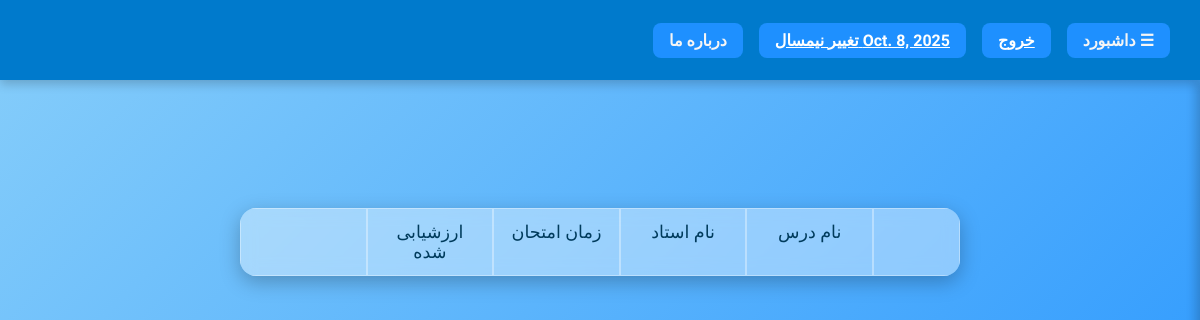
/review/teachers_to_review (signed in), run on an earlier commit of the app's database.
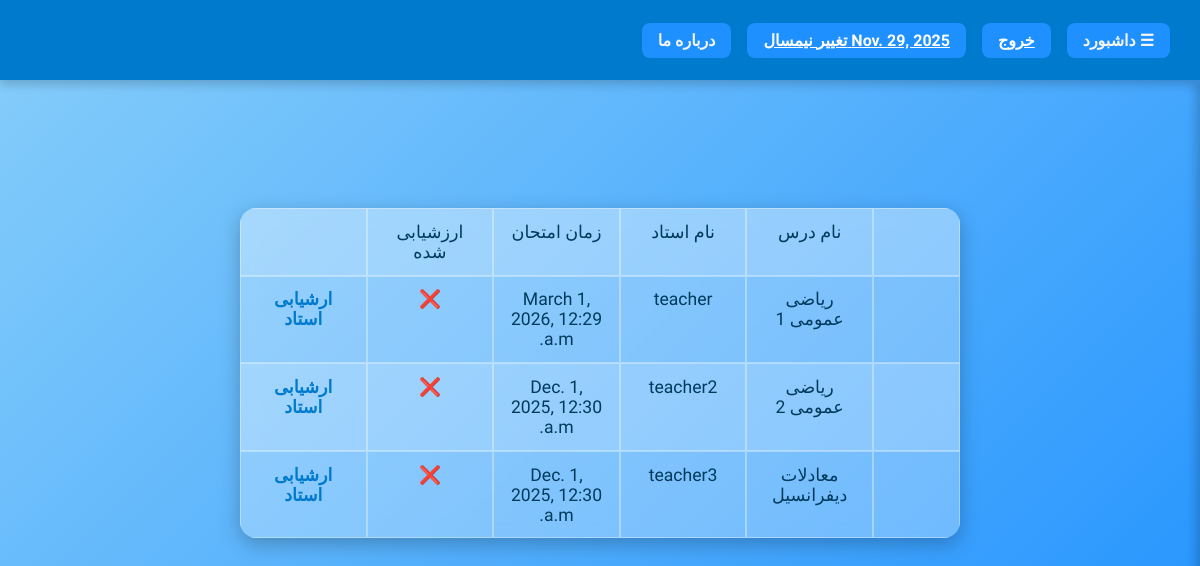
And on a later commit of the database.
### semester_module/models.py (models this page shows, shortened)
class Current_Semester(models.Model):
    semester=models.ForeignKey('Semester',on_delete=models.CASCADE,null=False,blank=False)

class Semester(models.Model):
    start_date=models.DateField(verbose_name='زمان شروع ترم')
    end_date=models.DateField(verbose_name='زمان پایان ترم')
    sem_types=(('تابستان','تابستان'),('عادی','عادی'))
    semester_type=models.CharField(max_length=30,choices=sem_types,default='عادی',verbose_name='نوع ترم')
    status_choices=(('شروع نشده','شروع نشده'),('انتخاب واحد','انتخاب واحد'),('جاری','جاری'),('امتحان','امتحان'),('بسته','بسته'))
    semester_status=models.CharField(verbose_name='وضعیت ترم',choices=status_choices,max_length=40,default='شروع نشده')

### course_module/models.py (models this page shows, shortened)
class Course(models.Model):
    teacher=models.ForeignKey(User,on_delete=models.CASCADE,null=False,blank=False,related_name='teacher_courses',db_index=True,verbose_name='استاد درس')
    students=models.ManyToManyField(User,related_name='attending_courses',db_index=True,verbose_name='دانشجویان درس',blank=True)
    credits=models.PositiveIntegerField(verbose_name='تعداد واحد درسی',validators=[MinValueValidator(1)])
    title=models.CharField(max_length=200,verbose_name='عنوان درس')
    course_types=(('نظری','نظری'),('آزمایشگاه','آزمایشگاه'),('عملی','عملی'),('کارگاه','کارگاه'),('پروژه','پروژه'),('پایان نامه','پایان نامه'),('رساله','رساله'))
    course_type=models.CharField(max_length=50,verbose_name='نوع درس',default='نظری')
    department_choices = (
    ('مهندسی', 'مهندسی'), ('علوم پایه', 'علوم پایه'), ('علوم انسانی', 'علوم انسانی'), ('علوم پزشکی', 'علوم پزشکی'),
    ('هنر', 'هنر'), ('تربیت بدنی', 'تربیت بدنی'))
    department = models.CharField(max_length=30, verbose_name='دانشکده محل برگزاری', choices=department_choices,
                                  null=False, blank=False,
                                  error_messages={'null': 'این فیلد باید مشخص شود'})
    area_code = models.CharField(max_length=20, verbose_name='کد محل برگزاری کلاس', null=False, blank=False,
                                 error_messages={'null': 'این فیلد باید مشخص شود'})
    degree_choices = (('کارشناسی پیوسته', 'کارشناسی پیوسته'), ('کارشناسی ناپیوسته', 'کارشناسی ناپیوسته'),
                      ('کاردانی پیوسته', 'کاردانی پیوسته')
                      , ('کاردانی ناپیوسته', 'کاردانی ناپیوسته'), ('کارشناسی ارشد ناپیوسته', 'کارشناسی ارشد ناپیوسته'),
                      ('دکتری حرفه ای', 'دکتری حرفه ای')
                      , ('دکتری مستقیم', 'دکتری مستقیم'), ('کارشناسی ارشد پیوسته', 'کارشناسی ارشد پیوسته'))
    for_degrees=models.CharField(max_length=30,verbose_name='این درس برای کدام مقطع تحصیلی می باشد',choices=degree_choices,default='کارشناسی پیوسته')
    capacity=models.IntegerField(verbose_name='ظرفیت کلاس')
    semester=models.ForeignKey(Semester,on_delete=models.CASCADE,null=False,blank=False,related_name='semester_courses',db_index=True,verbose_name='ترم تحصیلی مربوطه')
    class_times=models.ManyToManyField(Class_Times,related_name='classes',blank=True,verbose_name='زمان های برگزاری کلاس')
    requirements=models.ManyToManyField('Course',verbose_name='پیش نیاز ها',blank=True)
    exam_time=models.DateTimeField(verbose_name='زمان امتحان',null=True,blank=True)
    changes_history=models.JSONField(verbose_name='تاریخچه تغییرات درس',null=True,blank=True)

### user_module/models.py (models this page shows, shortened)
class User(AbstractUser):
    phone_number = models.CharField(max_length=11, verbose_name='شماره تلفن', validators=[phone_validator],
                                    null=False, blank=False,
                                    error_messages={'null': 'شماره تلفن کاربر باید وارد شود'})
    national_number = models.CharField(max_length=10, verbose_name='شماره ملی کاربر (ضروری)', null=False, blank=False,
                                       error_messages={'null': 'شماره ملی کاربر باید وارد شود','unique':'کاربری با این شماره ملی قبلا ثبت نام کرده است'},
                                       unique=True,validators=[nat_number_validator])
    date_joined = models.DateField(auto_now_add=True, verbose_name='زمان ساخت حساب کاربری')
    u_types=(('دانشجو','دانشجو'),('استاد','استاد'),('کارمند یا کارشناس','کارمند یا کارشناس'))
    user_type=models.CharField(choices=u_types,max_length=20,verbose_name='نوع کاربر',default='دانشجو',null=False,blank=False,error_messages={'null':'نوع کاربر باید مشخص باشد'})

### review_module/views.py (the view)
# urls.py: path('teachers_to_review',Teachers_To_Review.as_view(),name='teachers_to_review'),
class Teachers_To_Review(ListView):
    template_name = 'Teachers_To_Review.html'
    model=Course
    context_object_name = 'courses'
    ordering = '-exam_time'
    def get_queryset(self):
        sem=self.request.session.get('semester') or Current_Semester.objects.first().semester.id
        q=Review_Session.objects.filter(semester_id=sem,teacher=OuterRef('teacher_id'),student_id=self.request.user.id,session_closed=True)
        query=super().get_queryset().filter(semester_id=sem,students=self.request.user).select_related('teacher').annotate(is_closed=Exists(q))
        return query

### polls/templatetags/polls_extra.py (called while the page is built)
@register.filter
def get_current_semester(request):
    sem=request.session.get('semester')
    sem=Semester.objects.get(id=sem).start_date if sem!=None else Current_Semester.objects.first().semester.start_date
    return sem

### review_module/templates/Teachers_To_Review.html (shortened to what this page needs)
{% extends 'Base_Layout.html' %}
{% block main_content %}
<table id="evaluation_table">
<tr>
    <td></td>
    <td>ارزشیابی شده</td>
    <td>زمان امتحان</td>
    <td>نام استاد</td>
    <td>نام درس</td>
    <td></td>
</tr>
{% for course in courses %}
<tr>
    <td><a href="{% url 'load_review' course.teacher.id %}">ارشیابی استاد</a></td>
    <td>{% if course.is_closed %} ✅  {% else %} ❌ {% endif %}</td>
    <td>{{ course.exam_time }}</td>
    <td>{{ course.teacher.username }}</td>
    <td>{{ course.title }}</td>
    <td></td>
</tr>
{% endfor %}
</table>
{% endblock %}

### templates/Base_Layout.html (shortened to what this page needs)
{% load polls_extra %}
<!DOCTYPE html>
<html lang="fa">
<head>
</head>
<body>
<section id="head">
    <div class="rows">
        <div class="clickable" onclick="toggleSidebar()">☰ داشبورد</div>
        <div class="clickable"><a href="#" style="color:white">خروج</a></div>
        <div class="clickable">
            <a href="{% url 'change_semester' %}" style="color:white">
                {{ request|get_current_semester }} تغییر نیمسال
            </a>
        </div>
        <div class="clickable">درباره ما</div>
    </div>
</section>
<section id="main">
    {% block main_content %}
    {% endblock %}
</section>
</body>
</html>

### templates/Base_Layout.html (style rules this page uses)
* { margin:0; padding:0; box-sizing:border-box; }
body { font-family:'Vazirmatn', sans-serif; background: linear-gradient(135deg,#87cefa,#1e90ff); display:flex; flex-direction:column; min-height: 100vh; height: auto; direction: rtl; }
#head { position: fixed; top:0; left:0; width:100%; height:10vh; background-color:#007acc; color:white; display:flex; flex-direction:column; justify-content:center; align-items:center; box-shadow:0 4px 10px rgba(0,0,0,0.2); z-index:1000;color: whitesmoke; }
#head .rows { display:flex; flex-direction:row; align-items:center; width:95%; justify-content:flex-start; gap:1rem; color: whitesmoke; }
.clickable { background-color:#1e90ff; padding:0.5rem 1rem; border-radius:8px; cursor:pointer; transition:0.3s; text-decoration:none; color:whitesmoke; font-weight:bold; }
#main { margin-top:10vh; padding:2rem; transition: margin-right 0.3s; }

### review_module/templates/Teachers_To_Review.html (style rules this page uses)
#evaluation_table { width: 60vw; margin: 12vh auto 5vh auto; border-collapse: collapse; border-radius: 16px; overflow: hidden; background: rgba(255,255,255,0.18); backdrop-filter: blur(8px); box-shadow: 0 6px 20px rgba(0,0,0,0.25); direction: rtl; text-align: center; font-family: 'Vazirmatn', sans-serif; }
#evaluation_table tr { display: flex; flex-direction: row-reverse; }
#evaluation_table td { flex: 1; padding: 0.8rem; font-size: 1.1rem; border: 1px solid rgba(255,255,255,0.35); color: #003b5c; background: rgba(255,255,255,0.15); }
#evaluation_table tr:nth-child(odd) td { background-color: rgba(255,255,255,0.25); }
#evaluation_table tr:nth-child(even) td { background-color: rgba(255,255,255,0.12); }
#evaluation_table td:last-child { flex: 0.6; }
#evaluation_table a { color: #007acc; font-weight: bold; text-decoration: none; }

What changed in the data, as far as the page shows it:
changed through a linked row, Current_Semester: semester.start_date "Oct. 8, 2025" → "Nov. 29, 2025"
now on this page (row edited): Course: exam_time "March 1, 2026, 12:29 a.m.", teacher.username "teacher", title "ریاضی عمومی 1"
added Course: exam_time "Dec. 1, 2025, 12:30 a.m.", teacher.username "teacher2", title "ریاضی عمومی 2"
added Course: exam_time "Dec. 1, 2025, 12:30 a.m.", teacher.username "teacher3", title "معادلات دیفرانسیل"
